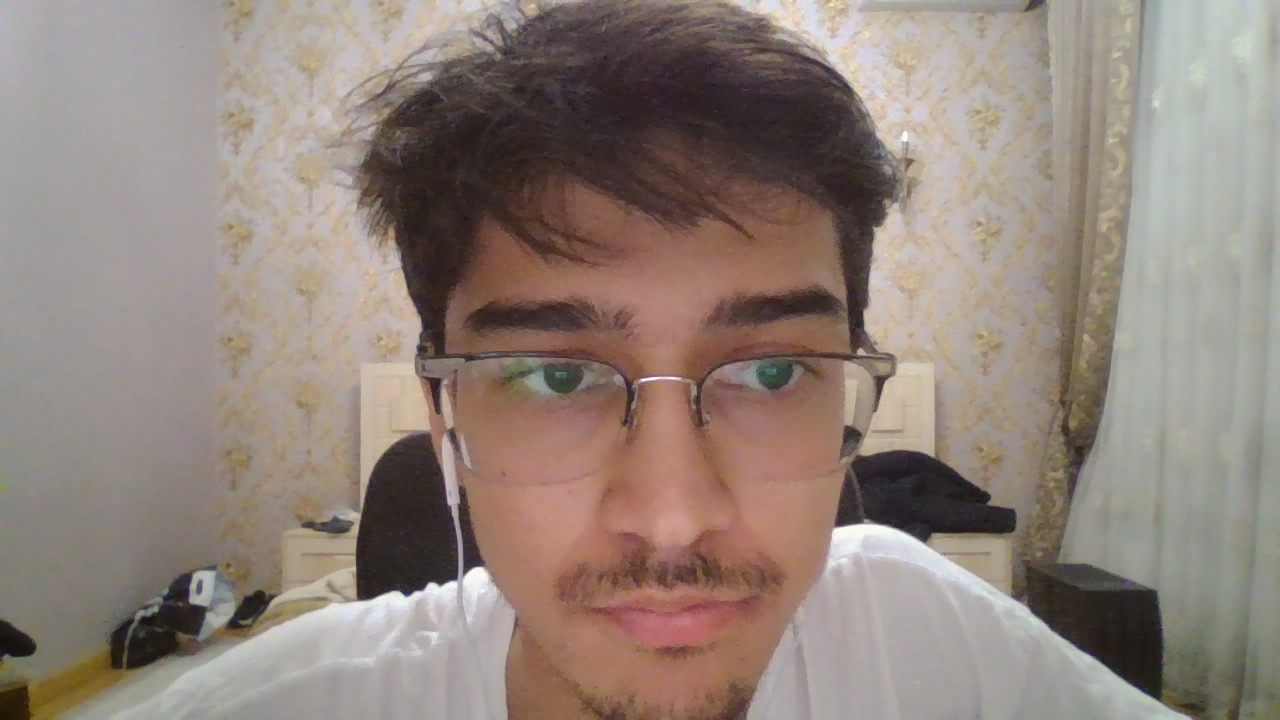
#> input picture BEST_1777156405.jpg, 1280 x 720 px, given in place of the camera
$ python app.py
#> lines starting #> are read from the running program, lines starting #| are printed output that depends on the picture; after the words box and inside, x2 and y2 are one past the last pixel; in counts of white or black regions, pixels touching at a corner belong together
import cv2
import time
import math

# Face detector
face_cascade = cv2.CascadeClassifier(
    cv2.data.haarcascades + 'haarcascade_frontalface_default.xml'
)

# camera
cap = cv2.VideoCapture(0)
cap.set(cv2.CAP_PROP_FRAME_WIDTH, 1280)
cap.set(cv2.CAP_PROP_FRAME_HEIGHT, 720)

focal_length = 800
real_face_height = 0.16  # meters

tracked_faces = {}
next_id = 0

start_time = time.time()
last_update_time = time.time()
window_seconds = 20

close_count = 0
total_count = 0
percent = 0

best_height = 0
best_frame = None

def get_center(x, y, w, h):
    return (x + w // 2, y + h // 2)

# main loops
while True:
    ret, frame = cap.read()
#> frame is the input picture: shape (720, 1280, 3); mean B, G, R 122.1, 130.7, 144.6
    if not ret:
        break

    gray = cv2.cvtColor(frame, cv2.COLOR_BGR2GRAY)
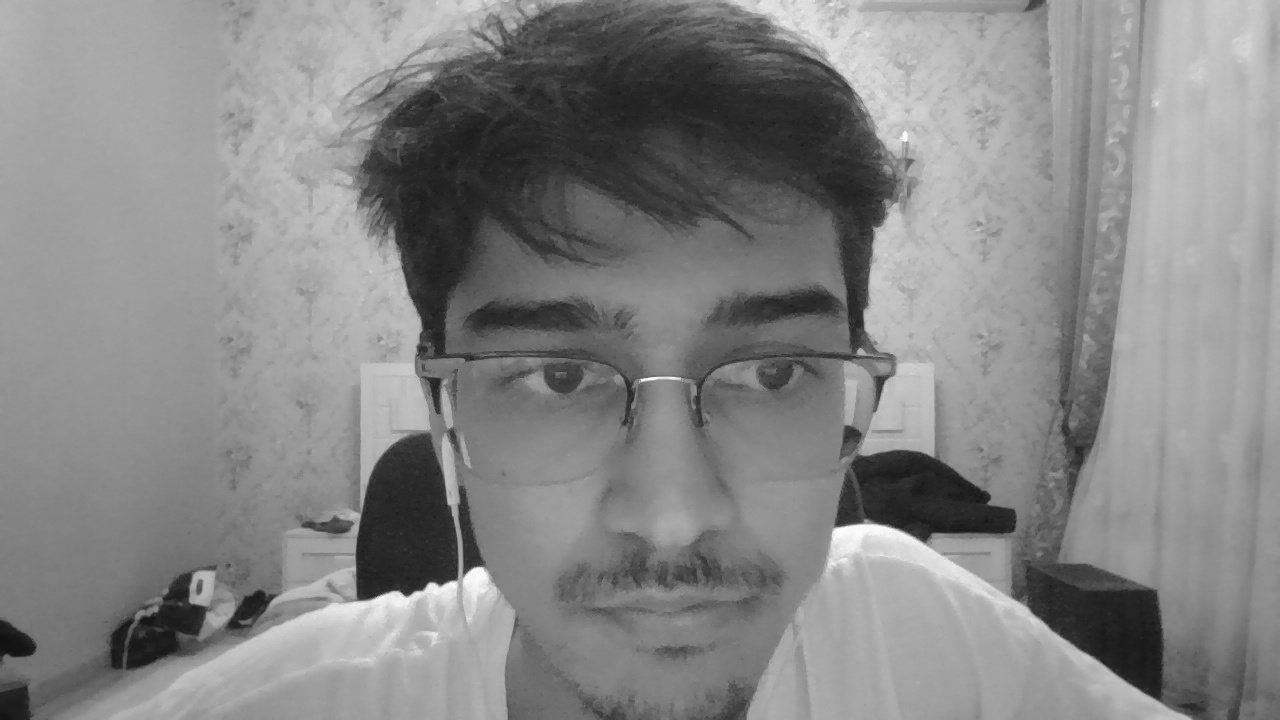
#> gray: shape (720, 1280); min 17, max 255, mean 133.9

    faces = face_cascade.detectMultiScale(
        gray,
        scaleFactor=1.1,
        minNeighbors=5,
        minSize=(30, 30)
    )
#> faces = [[384, 137, 563, 563]]

    new_tracked = {}

    for (x, y, w, h) in faces:

        # distance meter
        if h > 0:
            distance = (focal_length * real_face_height) / h
        else:
            distance = 0

        if distance < 1:
            label = "VERY CLOSE"
        elif distance < 2:
            label = "CLOSE"
        else:
            label = "FAR"

        # tracking
        cx, cy = get_center(x, y, w, h)
        assigned_id = None

        for face_id, (px, py, pw, ph) in tracked_faces.items():
            pcx, pcy = get_center(px, py, pw, ph)
            dist = math.sqrt((cx - pcx)**2 + (cy - pcy)**2)

            if dist < 60:
                assigned_id = face_id
                break

        if assigned_id is None:
            assigned_id = next_id
            next_id += 1

            total_count += 1
            if label in ["CLOSE", "VERY CLOSE"]:
                close_count += 1

        new_tracked[assigned_id] = (x, y, w, h)

        # best shots
        if h > best_height:
            best_height = h
            best_frame = frame.copy()
        ##
        cv2.rectangle(frame, (x, y), (x+w, y+h), (255, 0, 255), 2)

        cv2.putText(frame, f"ID {assigned_id}", (x, y - 30),
                    cv2.FONT_HERSHEY_SIMPLEX, 0.6, (0,255,255), 2)

        cv2.putText(frame, f"{distance:.2f} m", (x, y - 10),
                    cv2.FONT_HERSHEY_SIMPLEX, 0.6, (255,0,255), 2)
#> this loop made 1 pass
#> (x, y, w, h, distance, label, cx, cy) on pass 1: (384, 137, 563, 563, 0.227, 'VERY CLOSE', 665, 418)
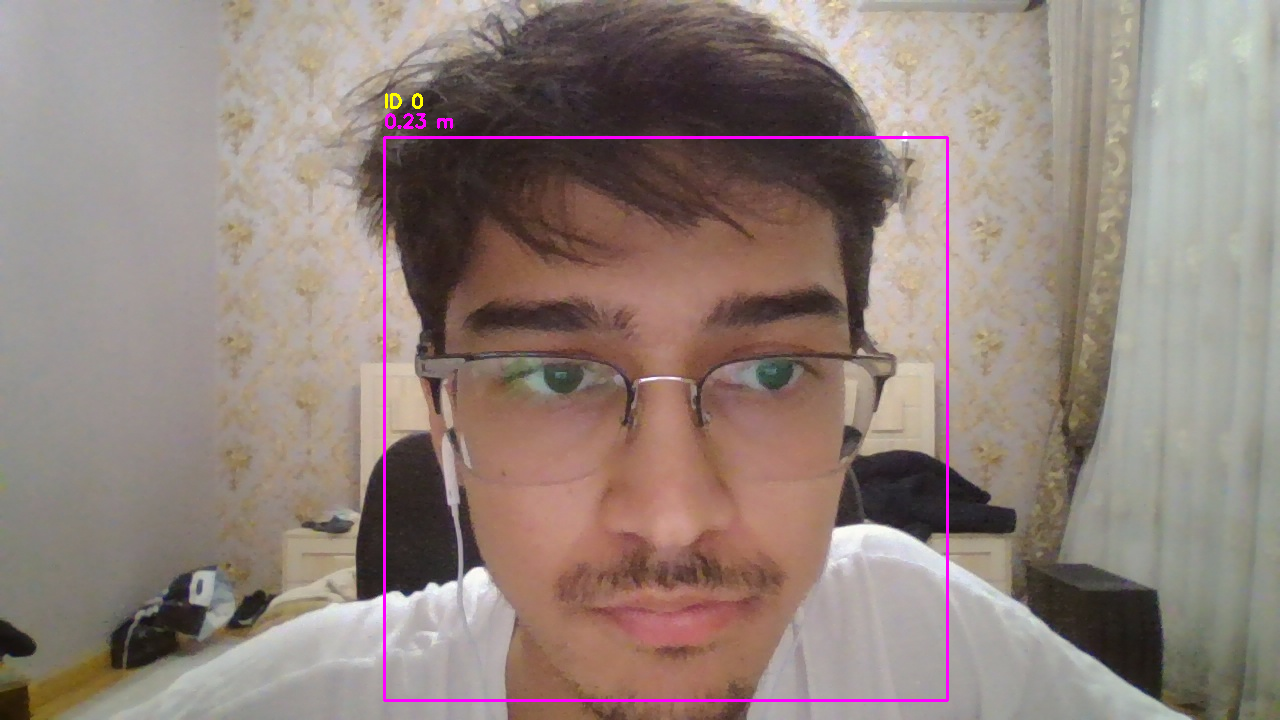
#> frame: shape (720, 1280, 3); 0.81% of pixels changed, all inside (x1, y1, x2, y2) = (383, 93, 949, 702)
#> after the loop, best_height = 563; close_count = 1; new_tracked = {0: (384, 137, 563, 563)}; next_id = 1; total_count = 1

    tracked_faces = new_tracked
#> tracked_faces = {0: (384, 137, 563, 563)}

    # 1 sec upd
    current_time = time.time()

    if current_time - last_update_time > 1:
        percent = (close_count / total_count) * 100 if total_count > 0 else 0
#> percent = 100
        print(f"[LIVE] {percent:.2f}% close")
#| [LIVE] 100.00% close
        last_update_time = current_time

    # 20 sec upd
    if current_time - start_time > window_seconds:
        print(f"[FINAL 20s] {percent:.2f}% came close")

        if best_frame is not None and best_height > 50:
            filename = f"BEST_{int(time.time())}.jpg"
            cv2.imwrite(filename, best_frame)
            print("Saved:", filename)

        start_time = current_time
        close_count = 0
        total_count = 0
        best_height = 0
        best_frame = None

    # UI
    overlay = frame.copy()
    cv2.rectangle(overlay, (0, 0), (350, 100), (0, 0, 0), -1)
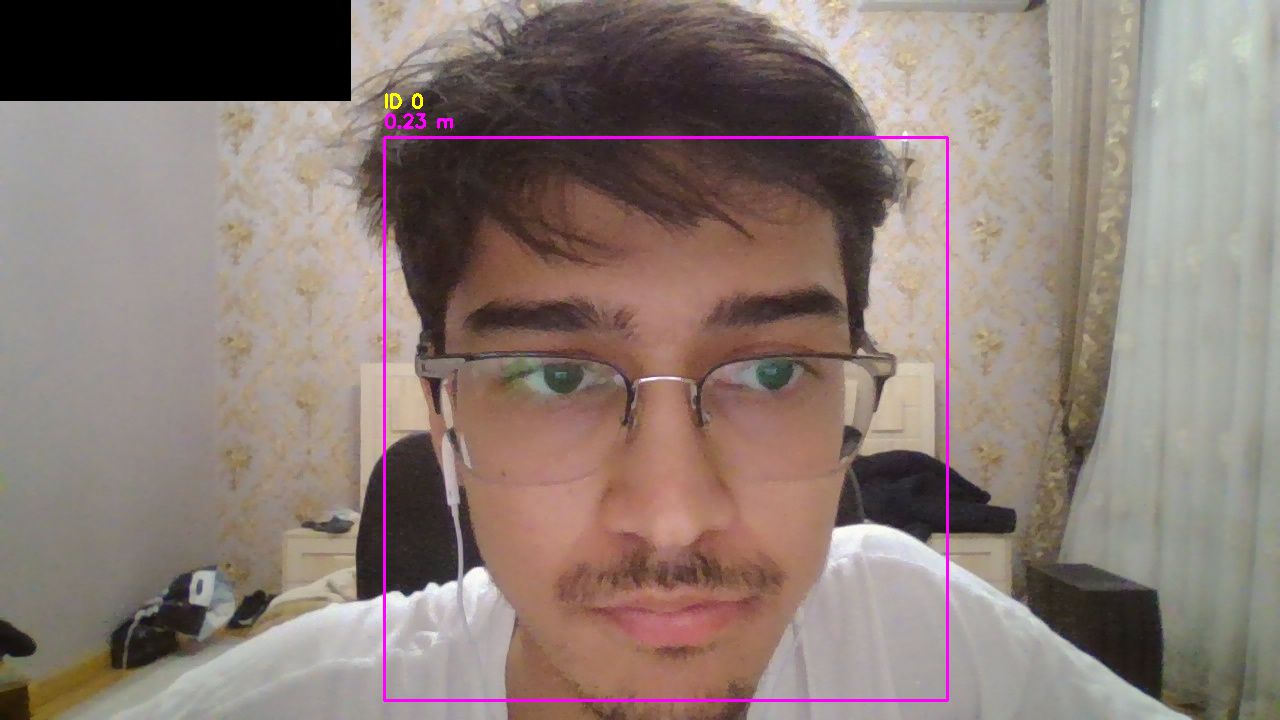
#> overlay: shape (720, 1280, 3); 3.85% of pixels changed, all inside (x1, y1, x2, y2) = (0, 0, 351, 101)
    frame = cv2.addWeighted(overlay, 0.4, frame, 0.6, 0)

    cv2.putText(frame, f"Faces: {len(tracked_faces)}", (20, 35),
                cv2.FONT_HERSHEY_SIMPLEX, 0.7, (0,255,255), 2)

    cv2.putText(frame, f"Close %: {percent:.1f}", (20, 70),
                cv2.FONT_HERSHEY_SIMPLEX, 0.7, (0,255,255), 2)
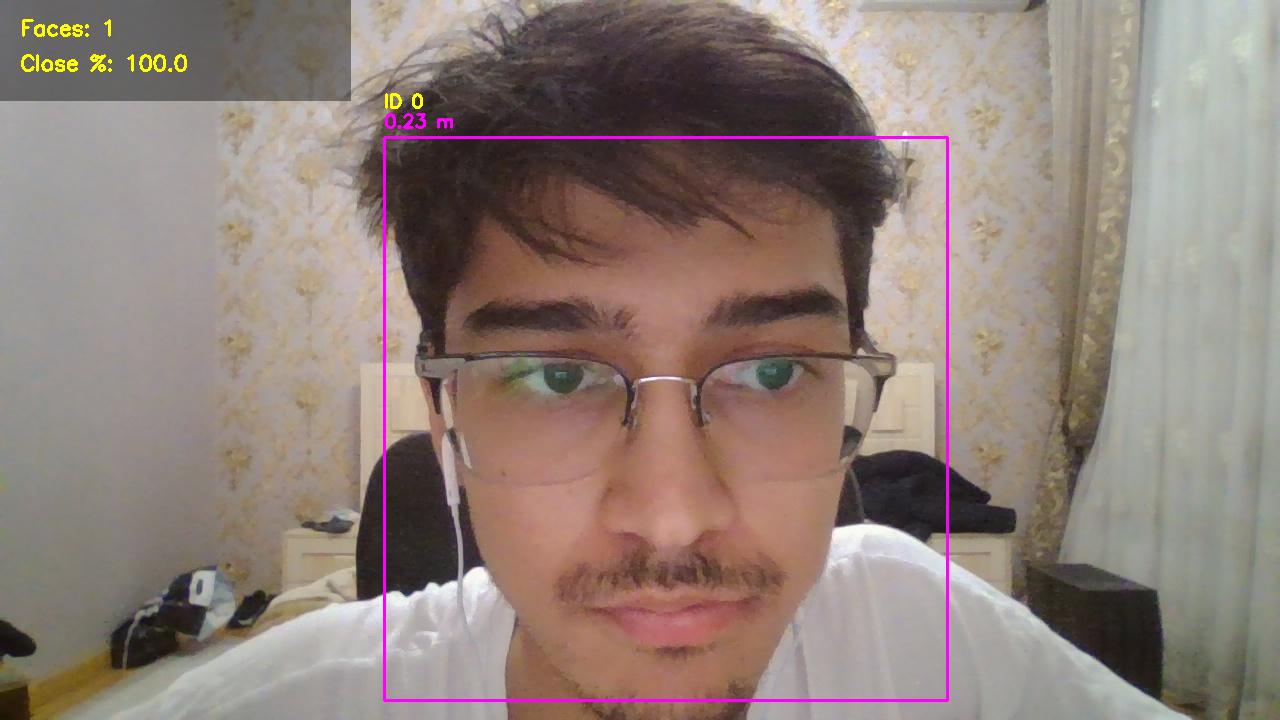
#> frame: shape (720, 1280, 3); mean B, G, R 120.5, 127.5, 143.3

    cv2.imshow("Face System (OpenCV)", frame)

    if cv2.waitKey(1) == 27:
#> (key Esc is pressed here)
        break


cap.release()
cv2.destroyAllWindows()
